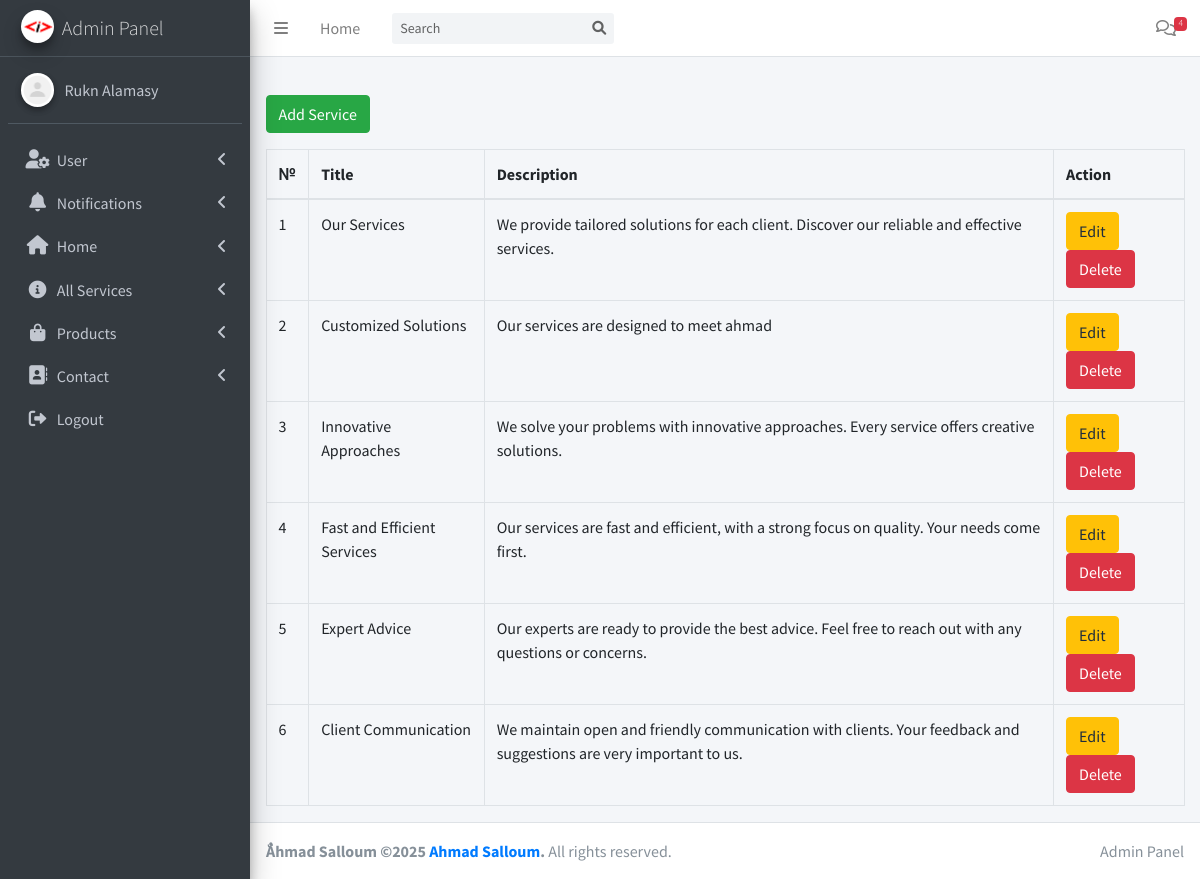
Screenshot of /admin/services.php (signed in) with the database file from the repository.
### tables this page shows
CREATE TABLE `services` (
  `id` int(11) NOT NULL,
  `title` varchar(255) NOT NULL,
  `description` text NOT NULL,
  `icon` varchar(50) NOT NULL
);

### config.php (called while the page is built, shortened)
<?php
class Database
{
    private $conn;
    public function __construct()
    {
        $servername = "localhost";
        $username = "root";
        $password = "";
        $dbname = "business_website";
        $this->conn = new mysqli($servername, $username, $password, $dbname);
    }
    public function executeQuery($sql)
    {
        $result = $this->conn->query($sql);
        return $result;
    }
    public function select($table, $columns = "*", $condition = "")
    {
        $sql = "SELECT $columns FROM $table $condition";
        return $this->executeQuery($sql)->fetch_all(MYSQLI_ASSOC);
    }
}

### admin/check.php (called while the page is built, shortened)
<?php
include '../config.php';
$query = new Database();

### admin/services.php (the view, shortened to what this page needs)
<?php
include 'check.php';
$services = $query->select('services', '*');
?>
<!DOCTYPE html>
<html lang="en">
<head>
  <?php include 'includes/css.php'; ?>
</head>
<body class="hold-transition sidebar-mini">
  <div class="wrapper">
    <?php include 'includes/header.php'; ?>
    <div class="content-wrapper">
      <section class="content">
        <div class="container-fluid">
          <button class="btn btn-success mb-3" data-toggle="modal" data-target="#addModal">Add Service</button>
          <div class="row">
            <div class="col-12">
              <table class="table table-bordered">
                <thead>
                  <tr>
                    <th>№</th>
                    <th>Title</th>
                    <th>Description</th>
                    <th>Action</th>
                  </tr>
                </thead>
                <tbody>
                  <?php foreach ($services as $service): ?>
                    <tr>
                      <td><?= $service['id']; ?></td>
                      <td><?= htmlspecialchars($service['title']); ?></td>
                      <td><?= htmlspecialchars($service['description']); ?></td>
                      <td>
                        <button class="btn btn-warning" data-toggle="modal" data-target="#editModal<?= $service['id']; ?>">Edit</button>
                        <a href="delete_service.php?id=<?= $service['id']; ?>" onclick="return confirm('Are you sure you want to delete this service?')" class="btn btn-danger">Delete</a>
                      </td>
                    </tr>
                  <?php endforeach; ?>
                </tbody>
              </table>
            </div>
          </div>
        </div>
      </section>
    </div>
    <?php include 'includes/footer.php'; ?>
  </div>
</body>
</html>

### rows the page displays
services: id "1", title "Our Services", description "We provide tailored solutions for each client. Discover our reliable and effective services."
services: id "2", title "Customized Solutions", description "Our services are designed to meet ahmad"
services: id "3", title "Innovative Approaches", description "We solve your problems with innovative approaches. Every service offers creative solutions."
services: id "4", title "Fast and Efficient Services", description "Our services are fast and efficient, with a strong focus on quality. Your needs come first."
services: id "5", title "Expert Advice", description "Our experts are ready to provide the best advice. Feel free to reach out with any questions or concerns."
services: id "6", title "Client Communication", description "We maintain open and friendly communication with clients. Your feedback and suggestions are very important to us."

### other values shown
$message_count "4"
$menuItem['menuTitle'] "User"
$menuItem['menuTitle'] "Notifications"
$menuItem['menuTitle'] "Home"
$menuItem['menuTitle'] "All Services"
$menuItem['menuTitle'] "Products"
$menuItem['menuTitle'] "Contact"
